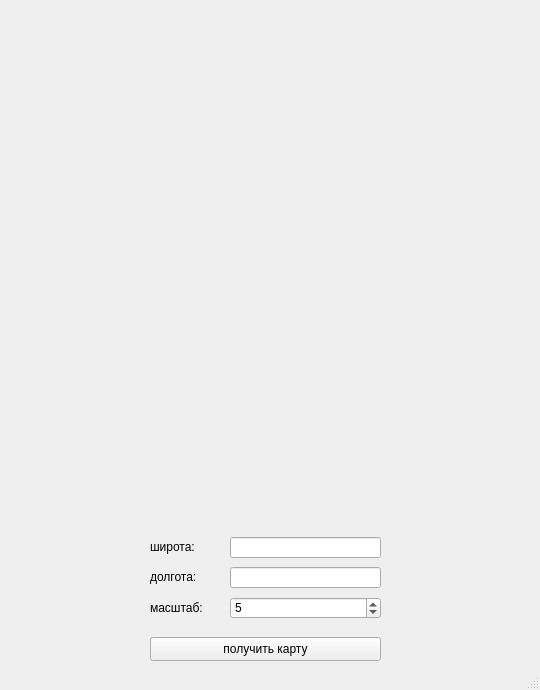
<?xml version="1.0" encoding="UTF-8"?>
<ui version="4.0">
 <class>MainWindow</class>
 <widget class="QMainWindow" name="MainWindow">
  <property name="geometry">
   <rect>
    <x>0</x>
    <y>0</y>
    <width>540</width>
    <height>690</height>
   </rect>
  </property>
  <property name="windowTitle">
   <string>MainWindow</string>
  </property>
  <property name="styleSheet">
   <string notr="true">QMainWindow {background-image: url(src/background.jpg);}</string>
  </property>
  <widget class="QWidget" name="centralwidget">
   <widget class="QLabel" name="image">
    <property name="geometry">
     <rect>
      <x>20</x>
      <y>10</y>
      <width>500</width>
      <height>500</height>
     </rect>
    </property>
    <property name="text">
     <string/>
    </property>
   </widget>
   <widget class="QPushButton" name="getmap">
    <property name="geometry">
     <rect>
      <x>150</x>
      <y>637</y>
      <width>231</width>
      <height>24</height>
     </rect>
    </property>
    <property name="text">
     <string>получить карту</string>
    </property>
   </widget>
   <widget class="QLineEdit" name="latitude">
    <property name="geometry">
     <rect>
      <x>230</x>
      <y>537</y>
      <width>151</width>
      <height>21</height>
     </rect>
    </property>
   </widget>
   <widget class="QLineEdit" name="longitude">
    <property name="geometry">
     <rect>
      <x>230</x>
      <y>567</y>
      <width>151</width>
      <height>21</height>
     </rect>
    </property>
   </widget>
   <widget class="QLabel" name="label_2">
    <property name="geometry">
     <rect>
      <x>150</x>
      <y>539</y>
      <width>55</width>
      <height>16</height>
     </rect>
    </property>
    <property name="text">
     <string>широта:</string>
    </property>
   </widget>
   <widget class="QLabel" name="label_3">
    <property name="geometry">
     <rect>
      <x>150</x>
      <y>569</y>
      <width>55</width>
      <height>16</height>
     </rect>
    </property>
    <property name="text">
     <string>долгота:</string>
    </property>
   </widget>
   <widget class="QLabel" name="label_4">
    <property name="geometry">
     <rect>
      <x>150</x>
      <y>600</y>
      <width>55</width>
      <height>16</height>
     </rect>
    </property>
    <property name="text">
     <string>масштаб:</string>
    </property>
   </widget>
   <widget class="QSpinBox" name="zoom">
    <property name="geometry">
     <rect>
      <x>230</x>
      <y>597</y>
      <width>151</width>
      <height>22</height>
     </rect>
    </property>
    <property name="minimum">
     <number>1</number>
    </property>
    <property name="maximum">
     <number>20</number>
    </property>
    <property name="value">
     <number>5</number>
    </property>
   </widget>
  </widget>
  <widget class="QStatusBar" name="statusbar"/>
 </widget>
 <resources/>
 <connections/>
</ui>
